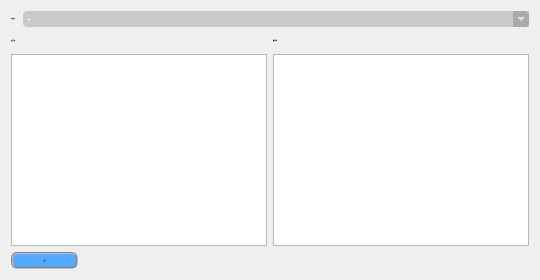
        <widget class="QWidget" name="tab">
         <property name="styleSheet">
          <string notr="true"/>
         </property>
         <attribute name="title">
          <string>舆情24小时</string>
         </attribute>
         <layout class="QVBoxLayout" name="verticalLayout_5">
          <item>
           <layout class="QVBoxLayout" name="verticalLayout_2">
            <item>
             <layout class="QHBoxLayout" name="horizontalLayout_4">
              <item>
               <layout class="QHBoxLayout" name="horizontalLayout">
                <item>
                 <widget class="QLabel" name="label">
                  <property name="sizePolicy">
                   <sizepolicy hsizetype="Fixed" vsizetype="Maximum">
                    <horstretch>1</horstretch>
                    <verstretch>0</verstretch>
                   </sizepolicy>
                  </property>
                  <property name="font">
                   <font>
                    <family>微软雅黑</family>
                    <pointsize>-1</pointsize>
                   </font>
                  </property>
                  <property name="text">
                   <string>内容来源:</string>
                  </property>
                 </widget>
                </item>
                <item>
                 <widget class="QComboBox" name="comboBox">
                  <property name="sizePolicy">
                   <sizepolicy hsizetype="Minimum" vsizetype="Preferred">
                    <horstretch>2</horstretch>
                    <verstretch>0</verstretch>
                   </sizepolicy>
                  </property>
                  <property name="font">
                   <font>
                    <family>微软雅黑</family>
                    <pointsize>-1</pointsize>
                   </font>
                  </property>
                  <property name="styleSheet">
                   <string notr="true">QComboBox {        
		border-radius: 4px;
		color: rgb(255, 255, 255);
		background-color: rgba(0, 0, 0, 40);
}
QComboBox QAbstractItemView {
      	background-color: rgba(255, 255, 255, 40%);
        outline: none;
}</string>
                  </property>
                  <item>
                   <property name="text">
                    <string>新闻</string>
                   </property>
                  </item>
                  <item>
                   <property name="text">
                    <string>经济</string>
                   </property>
                  </item>
                  <item>
                   <property name="text">
                    <string>体育</string>
                   </property>
                  </item>
                  <item>
                   <property name="text">
                    <string>科教</string>
                   </property>
                  </item>
                 </widget>
                </item>
               </layout>
              </item>
             </layout>
            </item>
            <item>
             <layout class="QHBoxLayout" name="horizontalLayout_10">
              <property name="topMargin">
               <number>6</number>
              </property>
              <property name="bottomMargin">
               <number>6</number>
              </property>
              <item>
               <layout class="QHBoxLayout" name="horizontalLayout_5">
                <item>
                 <widget class="QLabel" name="label_2">
                  <property name="sizePolicy">
                   <sizepolicy hsizetype="Preferred" vsizetype="Preferred">
                    <horstretch>1</horstretch>
                    <verstretch>0</verstretch>
                   </sizepolicy>
                  </property>
                  <property name="font">
                   <font>
                    <family>微软雅黑</family>
                    <pointsize>-1</pointsize>
                   </font>
                  </property>
                  <property name="text">
                   <string>热点消息:</string>
                  </property>
                 </widget>
                </item>
               </layout>
              </item>
              <item>
               <layout class="QHBoxLayout" name="horizontalLayout_6">
                <item>
                 <widget class="QLabel" name="label_3">
                  <property name="sizePolicy">
                   <sizepolicy hsizetype="Preferred" vsizetype="Preferred">
                    <horstretch>1</horstretch>
                    <verstretch>0</verstretch>
                   </sizepolicy>
                  </property>
                  <property name="font">
                   <font>
                    <family>微软雅黑</family>
                    <pointsize>-1</pointsize>
                   </font>
                  </property>
                  <property name="text">
                   <string>最新消息:</string>
                  </property>
                 </widget>
                </item>
               </layout>
              </item>
             </layout>
            </item>
            <item>
             <layout class="QHBoxLayout" name="horizontalLayout_2">
              <item>
               <widget class="QTextEdit" name="textEdit">
                <property name="font">
                 <font>
                  <family>微软雅黑</family>
                  <pointsize>-1</pointsize>
                 </font>
                </property>
                <property name="styleSheet">
                 <string notr="true"/>
                </property>
               </widget>
              </item>
              <item>
               <widget class="QTextEdit" name="textEdit_2">
                <property name="font">
                 <font>
                  <family>微软雅黑</family>
                  <pointsize>-1</pointsize>
                 </font>
                </property>
                <property name="styleSheet">
                 <string notr="true"/>
                </property>
               </widget>
              </item>
             </layout>
            </item>
           </layout>
          </item>
          <item>
           <widget class="QPushButton" name="pushButton">
            <property name="sizePolicy">
             <sizepolicy hsizetype="Fixed" vsizetype="Fixed">
              <horstretch>0</horstretch>
              <verstretch>0</verstretch>
             </sizepolicy>
            </property>
            <property name="font">
             <font>
              <family>微软雅黑</family>
              <pointsize>-1</pointsize>
             </font>
            </property>
            <property name="styleSheet">
             <string notr="true">QPushButton
{
    color:black;
	border:2px groove gray;
	border-radius:6px;
	padding:5px 30px;
	background-color: rgb(85, 170, 255);
}

QPushButton:hover
{
    color:black;
	border:2px groove gray;
	border-radius:6px;
    background-color:rgb(44 , 137 , 255);
}

QPushButton:pressed
{
    color:black;
    background-color:rgb(14 , 135 , 228);
    padding-left:31px;
    padding-top:6px;
}</string>
            </property>
            <property name="text">
             <string>获取</string>
            </property>
           </widget>
          </item>
         </layout>
        </widget>
